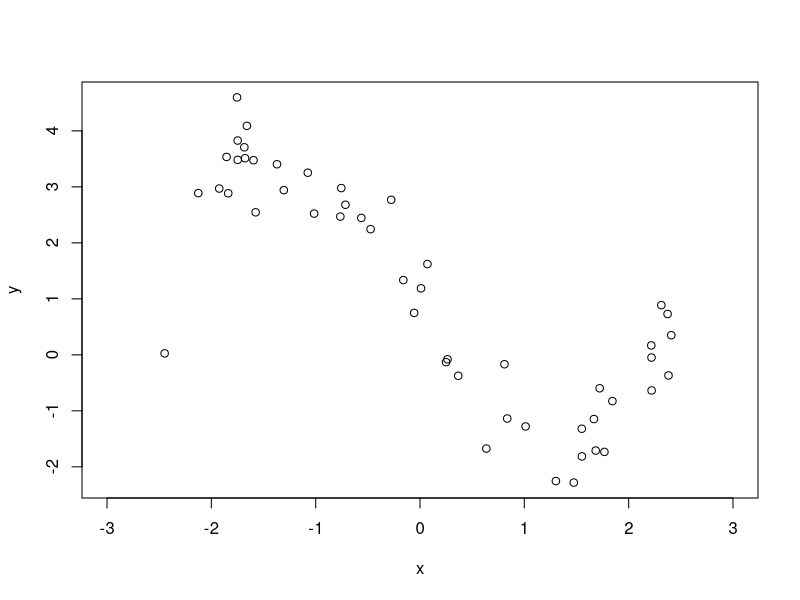
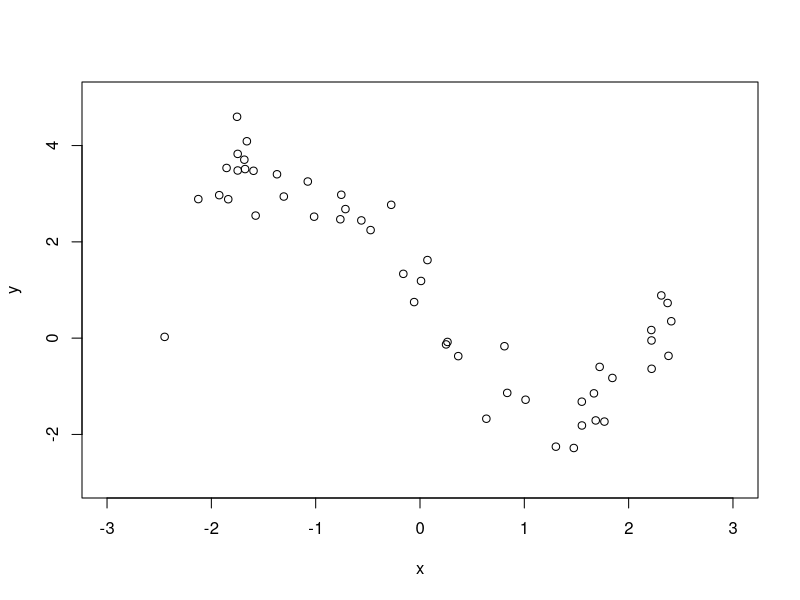

Generate these figures, in order, with R: (Note: this script raises an error after producing the figures.)
library(mvtnorm)

n = 50
set.seed(2)
x = runif(n, -2.5, 2.5)
#y = (1 + 2*x - 3*sin(x)) + rnorm(n, 0, .5)
y = .5*(x^3) - 3*x + 1 + rnorm(n, 0, .5)
plot(x, y, xlim=c(-3, 3))

nIter = 2000
burnIn = 500

gpReg = function(x, y, nIter){


diffMatAll = matrix(x, nrow=n, ncol=n) - matrix(x, nrow=n, ncol=n, byrow=TRUE)
diffMatAll2 = diffMatAll^2

post.lambda = rep(NA, nIter)
post.eta = rep(NA, nIter)
post.rho = rep(NA, nIter)
post.sigma = rep(NA, nIter)


lambda = 1
eta = 1
rho = 1
sigma = 1

for(i in 1:nIter){

	lambda <- get.lambda(x, y, diffMatAll2, lambda, eta, rho, sigma)

	eta <- get.eta(x, y, diffMatAll2, lambda, eta, rho, sigma)
	
	rho <- get.rho(x, y, diffMatAll2, lambda, eta, rho, sigma)

	sigma <- get.sigma(x, y, diffMatAll2, lambda, eta, rho, sigma)

	post.lambda[i] <- lambda	
	post.eta[i] <- eta
	post.rho[i] <- rho
	post.sigma[i] <- sigma

	}


return(list(lambda = post.lambda, eta = post.eta, rho = post.rho, sigma = post.sigma))

}



get.lambda <- function(x, y, diffMatAll2, lambda, eta, rho, sigma){

	w = 4
	m = 10
	
	z = getPost(x, y, diffMatAll2, lambda, eta, rho, sigma) - rexp(1)

	# Stepping out to obtain the [L, R] range
	u = runif(1)
	L = lambda - w*u
	R = L + w
	v = runif(1)
	J = floor(m*v)
	K = (m-1) - J
	
	L = max(0, L)
	while (J>0 && L>0 && z < getPost(x, y, diffMatAll2, L, eta, rho, sigma)) {
		L = L - w	
		L = max(0, L)		
		J = J - 1
	}

	while (K>0 && z < getPost(x, y, diffMatAll2, R, eta, rho, sigma)) {
		R = R+w
		K = K-1
	}


	# Shrinkage to obtain a sample
	u = runif(1)
	newParam = L + u*(R-L)

	while (z > getPost(x, y, diffMatAll2, newParam, eta, rho, sigma)) {
		if (newParam < lambda) {
			L = newParam
		}else{
			R = newParam
		}
    
		u = runif(1)
		newParam = L + u*(R-L)
	}
	

	return(newParam)
}




get.eta <- function(x, y, diffMatAll2, lambda, eta, rho, sigma){

	w = 4
	m = 10
	
	z = getPost(x, y, diffMatAll2, lambda, eta, rho, sigma) - rexp(1)

	# Stepping out to obtain the [L, R] range
	u = runif(1)
	L = eta - w*u
	R = L + w
	v = runif(1)
	J = floor(m*v)
	K = (m-1) - J
	
	L = max(0, L)
	while (J>0 && L>0 && z < getPost(x, y, diffMatAll2, lambda, L, rho, sigma)) {
		L = L - w	
		L = max(0, L)		
		J = J - 1
	}

	while (K>0 && z < getPost(x, y, diffMatAll2, lambda, R, rho, sigma)) {
		R = R+w
		K = K-1
	}


	# Shrinkage to obtain a sample
	u = runif(1)
	newParam = L + u*(R-L)
	
	while (z > getPost(x, y, diffMatAll2, lambda, newParam, rho, sigma)) {
		if (newParam < eta) {
			L = newParam
		}else{
			R = newParam
		}
    
		u = runif(1)
		newParam = L + u*(R-L)
	}

	return(newParam)
}







get.rho <- function(x, y, diffMatAll2, lambda, eta, rho, sigma){

	w = 4
	m = 10
	
	z = getPost(x, y, diffMatAll2, lambda, eta, rho, sigma) - rexp(1)

	# Stepping out to obtain the [L, R] range
	u = runif(1)
	L = rho - w*u
	R = L + w
	v = runif(1)
	J = floor(m*v)
	K = (m-1) - J
	
	L = max(0, L)
	while (J>0 && L>0 && z < getPost(x, y, diffMatAll2, lambda, eta, L, sigma)) {
		L = L - w	
		L = max(0, L)		
		J = J - 1
	}

	while (K>0 && z < getPost(x, y, diffMatAll2, lambda, eta, R, sigma)) {
		R = R+w
		K = K-1
	}


	# Shrinkage to obtain a sample
	u = runif(1)
	newParam = L + u*(R-L)
	
	while (z > getPost(x, y, diffMatAll2, lambda, eta, newParam, sigma)) {
		if (newParam < rho) {
			L = newParam
		}else{
			R = newParam
		}
    
		u = runif(1)
		newParam = L + u*(R-L)
	}

	return(newParam)
}





get.sigma <- function(x, y, diffMatAll2, lambda, eta, rho, sigma){

	w = 4
	m = 10
	
	z = getPost(x, y, diffMatAll2, lambda, eta, rho, sigma) - rexp(1)

	# Stepping out to obtain the [L, R] range
	u = runif(1)
	L = sigma - w*u
	R = L + w
	v = runif(1)
	J = floor(m*v)
	K = (m-1) - J
	
	L = max(0, L)
	while (J>0 && L>0 && z < getPost(x, y, diffMatAll2, lambda, eta, rho, L)) {
		L = L - w	
		L = max(0, L)		
		J = J - 1
	}

	while (K>0 && z < getPost(x, y, diffMatAll2, lambda, eta, rho, R)) {
		R = R+w
		K = K-1
	}


	# Shrinkage to obtain a sample
	u = runif(1)
	newParam = L + u*(R-L)
	
	while (z > getPost(x, y, diffMatAll2, lambda, eta, rho, newParam)) {
		if (newParam < sigma) {
			L = newParam
		}else{
			R = newParam
		}
    
		u = runif(1)
		newParam = L + u*(R-L)
	}

	return(newParam)
}




getPost = function(x, y, diffMatAll2, lambda, eta, rho, sigma){

C = lambda + eta*exp(-rho*(diffMatAll2)) + sigma*diag(1, nrow=n, ncol=n);

L = chol(C);
invL = solve(L);
invC = invL%*%t(invL)
invL.y = invL%*%y

logLike =  - 0.5*log(det(C)) - 0.5 * t(invL.y)%*%invL.y

logPrior =  dgamma(lambda, 1, 1, log=TRUE) + dgamma(eta, 1, 1, log=TRUE) + dgamma(rho, 1, 1, log=TRUE) + dgamma(sigma, 1, 1, log=TRUE)


logPost = (logLike + logPrior)

}




samp = gpReg(x, y, nIter)





pred = function(x.tr, y.tr, x.te, samp, burnIn, nIter){

lambda = samp$lambda[burnIn:nIter]
eta = samp$eta[burnIn:nIter]
rho = samp$rho[burnIn:nIter]

S = length(lambda)

x = c(x.tr, x.te);
nTrain = length(x.tr)
nTest = length(x.te)
n = length(x);


diffMatAll = matrix(x, nrow=n, ncol=n) - matrix(x, nrow=n, ncol=n, byrow=TRUE)

y.hat = NULL
v.hat = NULL
for(i in 1:S){
	
C = lambda[i] + eta[i]*exp(-rho[i]*(diffMatAll^2))+ sigma*diag(1, nrow=n, ncol=n);

Ctrn = C[1:nTrain, 1:nTrain];
invCtrn = solve(Ctrn)

K = C[1:nTrain, (nTrain+1):n];
v = C[(nTrain+1):n, (nTrain+1):n];

s = sqrt(diag(v))

# E(y.te | y.tr)
for(rep in 1:5){
y.hat = cbind(y.hat, rnorm(nTest, t(K)%*%invCtrn%*%y.tr, s))
}

}

return(y.hat)

}

plot(x, y, xlim=c(-3, 3), ylim=c(-3, 5))

x.te <- seq(-3, 3, .1)
res = pred(x, y, x.te, samp, burnIn, nIter)
s = apply(res, 1, sd)
y.hat = rowMeans(res)

lines(x.te, y.hat)

lines(x.te, y.hat + 2*s, lty=2)
lines(x.te, y.hat - 2*s, lty=2)

